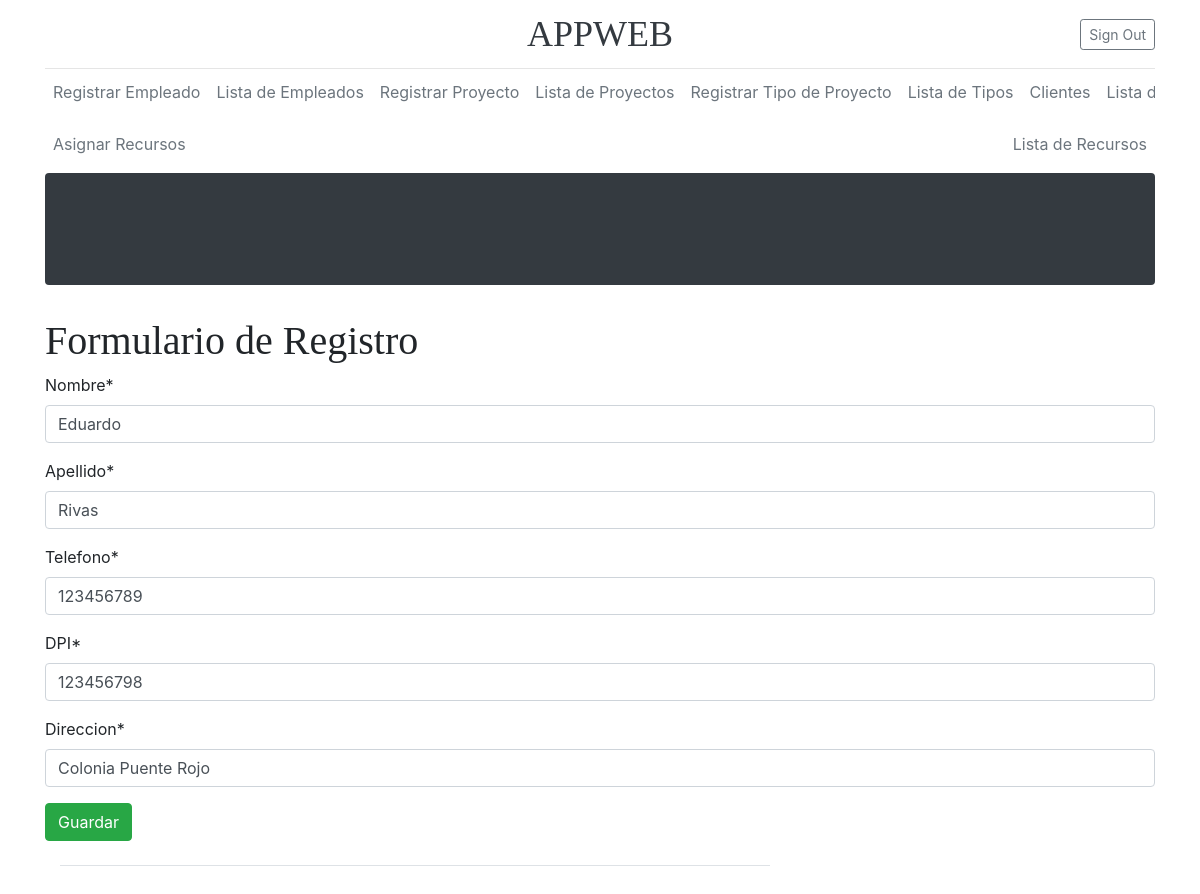
Page /editarEmpleado/2 on the committed database.
### Models/Empleado/models.py (models this page shows, shortened)
class Empleado(models.Model):
    CodigoEmpleado = models.AutoField(primary_key=True)
    Nombre = models.CharField(max_length=75)
    Apellido = models.CharField(max_length=75)
    Telefono = models.CharField(max_length=12)
    DPI = models.CharField(max_length=20)
    Direccion = models.CharField(max_length=75)

### Models/Empleado/views.py (the view)
# urls.py: path('editarEmpleado/<id>', FormularioEmpleadoView.editarEmpleado, name='editarEmpleado'),
    def editarEmpleado(request, id):
        actua= Empleado.objects.get(CodigoEmpleado=id)
        data = {
            'form': FormularioEmpleado(instance=actua)
        }
        if request.method == 'POST':
            formulario = FormularioEmpleado(data=request.POST, instance=actua)
            if formulario.is_valid():
                formulario.save()
                data['mensaje']= "Se Actualizo el Registro."
                data['form']=formulario
        return render(request, 'modificarEmpleado.html',data)

### Models/Empleado/forms.py
class FormularioEmpleado(ModelForm):
    class Meta:
        model = Empleado
        fields = '__all__'

### Templates/modificarEmpleado.html (shortened to what this page needs)
{% extends 'Index2.html' %}
{% load crispy_forms_tags %}
{% block content %}
    <h1> Formulario de Registro </h1>
    <form  method="POST">
    {{ form|crispy }}
    <button type="submit" class="btn btn-success">Guardar</button>
    </form>
{% endblock %}

### Static/blog/blog.css (style rules this page uses)
h1, h2, h3, h4, h5, h6 { font-family: "Playfair Display", Georgia, "Times New Roman", serif; }

### rows in the picture
Empleado: Nombre "Eduardo", Apellido "Rivas", Telefono "123456789", DPI "123456798", Direccion "Colonia Puente Rojo"
